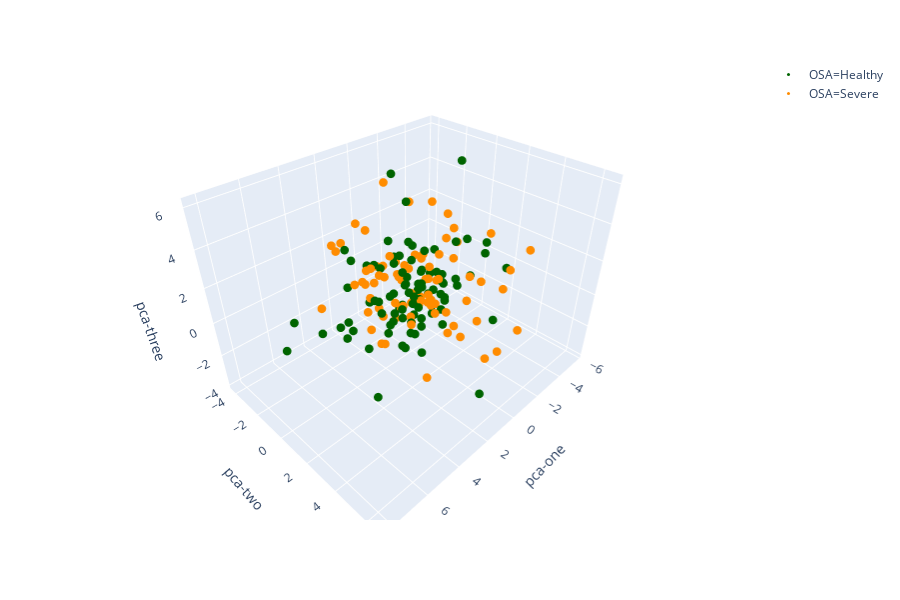

Notebook cell for this chart:
### Code cell
pca = PCA(3) 
Xnorm_pca = pca.fit_transform(Xnorm)

df['pca-one'] = Xnorm_pca[:,0]
df['pca-two'] = Xnorm_pca[:,1] 
df['pca-three'] = Xnorm_pca[:,2]

print('Number of components: ' + str(pca.n_components_))
print('Explained variation per principal component:\n' + str(pca.explained_variance_ratio_))

plt.figure(figsize=(16,10))
ax = sns.scatterplot(
    x="pca-one", y="pca-two",
    hue="OSA",
    palette="Set2",
    data=df,
    s=300
)
ax.set_xlabel("pca-one",fontsize=30)
ax.set_ylabel("pca-two",fontsize=30)
plt.setp(ax.get_legend().get_texts(), fontsize='20') # for legend text
plt.setp(ax.get_legend().get_title(), fontsize='30') # for legend title
plt.show()

import plotly.express as px

fig = px.scatter_3d(df,
                    x='pca-one',
                    y='pca-two',
                    z='pca-three',
                    color='OSA',
                    color_discrete_sequence=[
                        "rgb(0, 100, 0)",
                        "rgb(255, 140, 0)"
                    ],
                   )
fig.update_traces(marker=dict(size=3))
fig.show()
